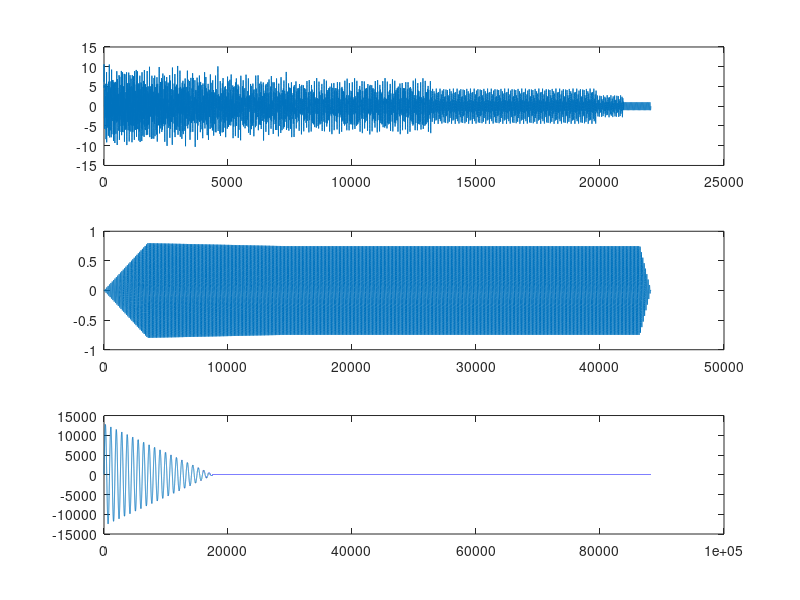

The MATLAB script that drew this image:
% Homework 2
% Spencer Chan

clc; clear all;
%% Part 1 - Additive Synthesis Model

Amplitude = 1;
Duration = 0.5;
Fs = 44100;
Frequency = 1600;
basetime = 1/Fs:1/Fs:Duration;

% Amplitude Vector
amp = [1 .67 1 1.8 2.67 1.67 1.46 1.3 1.33 1 1.33];

% Duration Vector
dur = Duration * [ 1 .9 .9 .95 .6 .35 .25 .2 .15 .1 .075];

% Frequency Vector
freqs = [.56 .56 .92 .92 1.19 1.7 2 2.74 3 3.76 4.07];

% Envelope Vector

% env = zeros(length(dur),Duration*Fs);
% for ii = 1:length(dur)
%     env(ii,:) = [1/Fs:1/Fs:dur(ii) zeros(1,ceil(Duration*Fs - Fs*dur(ii)))];
% end

env = zeros(length(dur),Duration*Fs);
for ii = 1:length(dur)
    c = Duration*Fs-Fs*dur(ii);
    env(ii,:) = [ones(1,ceil(Fs*dur(ii))) zeros(1,floor(Duration*Fs - Fs*dur(ii)))];
end

% First Stage Out
for ii = 1:length(amp)
    env(ii,:) = amp(ii)*env(ii,:);
end

% Waves
soundout = zeros(length(dur),Duration*Fs);
for ii = 1:length(freqs)
    soundout(ii,:) = env(ii,:).*sin(2*pi*Frequency*freqs(ii).*basetime);
end

soundout = sum(soundout,1);
soundsc(soundout,Fs)
subplot(3,1,1)
plot(soundout)
%% Problem 2 Subtractive Synthesis

Fs = 44100;
Time = 4;
basetime = 1/Fs:1/Fs:Time;
tone = 200;
soundout = sawtooth(2*pi*tone*basetime,1);
soundout2 = [];
len = length(soundout);
r = 0.6;
x = tone;
for ii = 1:x
    size = Fs/x;
    theta = (-x+ii)/x*pi;
    a = [1 -2*r*cos(theta) r^2];
    soundout2 = [soundout2 filter(1,a,soundout(round(1:len/x)))];
%     soundout2
end

soundsc(soundout2,Fs)

%% Problem 3 Frequency Modulation

% Horn - fc 1000, tone 200; fdev 700 
% Fog Horn - fc 700, tone 100, fdev 700

Duration = 1;
Fs = 44100;
basetime = 1/Fs:1/Fs:Duration;
tone = 400;
fc = tone;
fdev = 500;

A = linspace(0,.8,Duration*Fs*.08);
D = linspace(.8,.75,Duration*Fs*.25);
S = linspace(.75,.75,Duration*Fs*.65);
R = linspace(.75,0,Duration*Fs*.02);
ADSR = [A D S R];

sounda = ADSR.*sin(2*pi*tone*basetime);
soundb = fmmod(sounda,fc,Fs,fdev);
soundc = ADSR.*soundb;
soundsc(soundc,Fs)
subplot(3,1,2)
plot(soundc)
%% Problem 4 Wave Shaping

% Figure 5.31

Fs = 44100;
Tone = 50;
Duration = 2;
t1 = 1/Fs:1/Fs:Duration;
t2 = 1/Fs:1/Fs:Duration;
amp1 = linspace(1,0,length(t1)*.2).*ones(1,length(t1)*.2);
amp1 = [amp1 zeros(1,length(t1)*.8)];
amp2 = [linspace(0,1,length(t1)*.1) linspace(1,.5,length(t1)*.1) linspace(.5,.25,length(t1)*.2) linspace(.25,0,length(t1)*.6)];

wave1 = amp2.*sin(2*pi*Tone*.7071*t2);
wave1 = wave1*0.5;
wave2 = amp1.*sin(2*pi*Tone*t1);

tf = filter([.21 .25 -.297 -.354 .42 .5 -.595 -.707 .841 1],[1],length(t1));
wave1 = sum(wave1.*tf);
wavefinal = conv(wave2,wave1);
% wavefinal = wave2.*wave1;

soundsc(wavefinal,Fs)
subplot(3,1,3)
plot(wavefinal)

